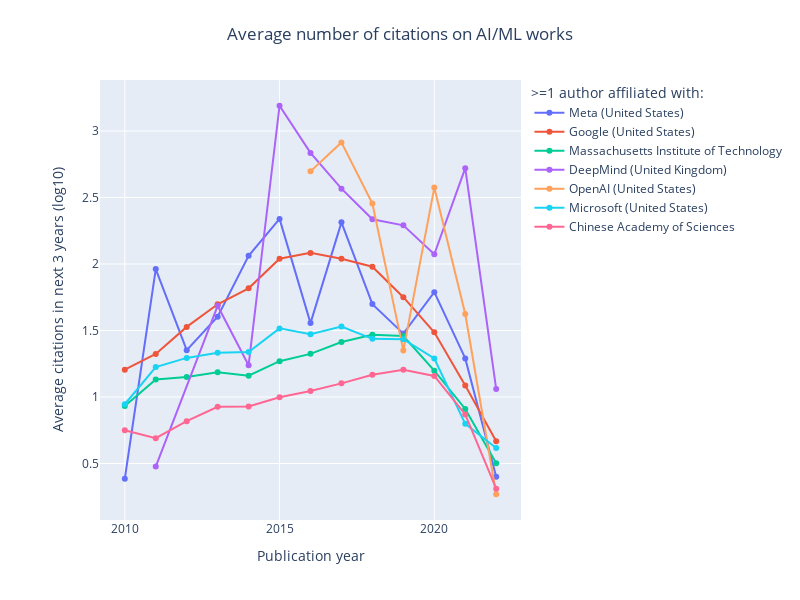

Notebook code for this chart:
### Markdown cell above
### Citations per work

### Code cell
fig = go.Figure()
for ins, cited_by_counts in institution_avg_cited_by_counts.items():
    sorted_counts = sorted(cited_by_counts.items())
    years = list(zip(*sorted_counts))[0]
    counts = list(zip(*sorted_counts))[1]
    fig.add_trace(
        go.Scatter(
            x=years,
            y=np.log10(counts),
            name=get_entity_name(ins),
            mode='lines+markers',
        ),
    )

## Plot layout
dates = np.arange(2010, 2022 + 1)
y_ticks = np.arange(0, 101, 10)
y_tick_text = [0, 10, 20, 30, 40, 50, 60, 70, 80, 90, 100]

# set_default_fig_layout(fig, dates, dates, y_ticks, y_tick_text)

fig.update_layout(
    title='Average number of citations on AI/ML works',
    xaxis_title='Publication year',
    yaxis_title='Average citations in next 3 years (log10)',
)

fig.update_layout(
    legend=dict(
        title=">=1 author affiliated with:"
    )
)

fig.update_layout(
    autosize=False,
    width=800,
    height=600,
    title_x=0.5,
    margin=dict(l=100, r=30, t=80, b=80),
)

## Save plot
fig.write_image(result_file_location + 'avg_citations_log10.png', scale=2)

## Show plot
fig.show()

### Figure 1 — Plotly figure (JSON) as saved in the notebook; plotly's stock layout.template omitted (floating-point values rounded to 4 significant figures)
{"data": [{"mode": "lines+markers", "name": "Meta (United States)", "type": "scatter", "x": [2010, 2011, 2012, 2013, 2014, 2015, 2016, 2017, 2018, 2019, 2020, 2021, 2022], "y": [0.3854, 1.962, 1.352, 1.604, 2.061, 2.339, 1.556, 2.313, 1.698, 1.477, 1.788, 1.29, 0.4002]}, {"mode": "lines+markers", "name": "Google (United States)", "type": "scatter", "x": [2010, 2011, 2012, 2013, 2014, 2015, 2016, 2017, 2018, 2019, 2020, 2021, 2022], "y": [1.205, 1.324, 1.527, 1.697, 1.817, 2.04, 2.083, 2.04, 1.98, 1.75, 1.487, 1.086, 0.6666]}, {"mode": "lines+markers", "name": "Massachusetts Institute of Technology", "type": "scatter", "x": [2010, 2011, 2012, 2013, 2014, 2015, 2016, 2017, 2018, 2019, 2020, 2021, 2022], "y": [0.9319, 1.131, 1.15, 1.186, 1.16, 1.269, 1.324, 1.413, 1.468, 1.459, 1.198, 0.91, 0.5024]}, {"mode": "lines+markers", "name": "DeepMind (United Kingdom)", "type": "scatter", "x": [2011, 2013, 2014, 2015, 2016, 2017, 2018, 2019, 2020, 2021, 2022], "y": [0.4771, 1.686, 1.239, 3.19, 2.835, 2.567, 2.336, 2.291, 2.073, 2.72, 1.059]}, {"mode": "lines+markers", "name": "OpenAI (United States)", "type": "scatter", "x": [2016, 2017, 2018, 2019, 2020, 2021, 2022], "y": [2.696, 2.914, 2.454, 1.349, 2.574, 1.624, 0.2688]}, {"mode": "lines+markers", "name": "Microsoft (United States)", "type": "scatter", "x": [2010, 2011, 2012, 2013, 2014, 2015, 2016, 2017, 2018, 2019, 2020, 2021, 2022], "y": [0.9455, 1.225, 1.294, 1.333, 1.339, 1.516, 1.472, 1.529, 1.437, 1.434, 1.29, 0.7982, 0.6167]}, {"mode": "lines+markers", "name": "Chinese Academy of Sciences", "type": "scatter", "x": [2010, 2011, 2012, 2013, 2014, 2015, 2016, 2017, 2018, 2019, 2020, 2021, 2022], "y": [0.7507, 0.6902, 0.8184, 0.926, 0.928, 0.9984, 1.045, 1.103, 1.166, 1.205, 1.158, 0.8691, 0.311]}], "layout": {"autosize": false, "height": 600, "legend": {"title": {"text": ">=1 author affiliated with:"}}, "margin": {"b": 80, "l": 100, "r": 30, "t": 80}, "title": {"text": "Average number of citations on AI/ML works", "x": 0.5}, "width": 800, "xaxis": {"title": {"text": "Publication year"}}, "yaxis": {"title": {"text": "Average citations in next 3 years (log10)"}}}}
